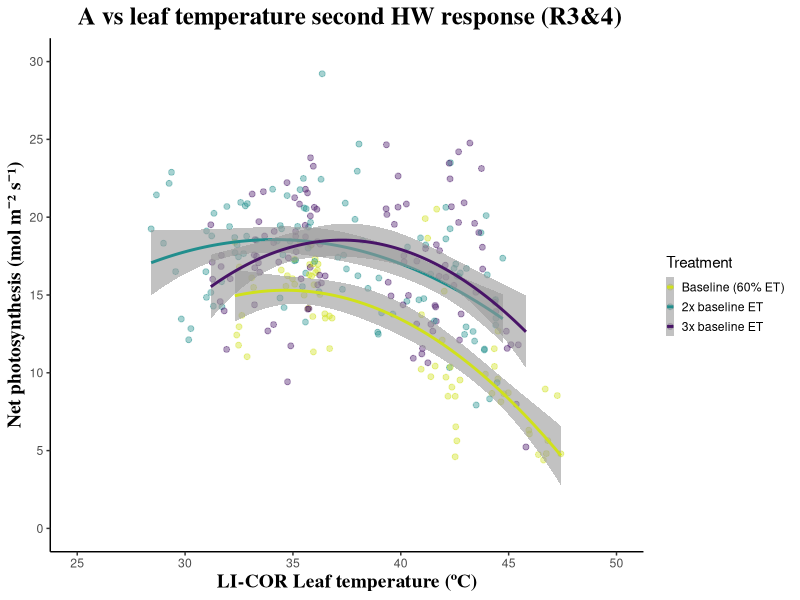

This chart was generated by the following R code:
library(grDevices)
library(tidyverse)
library(lubridate)
library(ggplot2)

diurnals_borden_hills_2019 <-read.csv("data_output/diurnals_2019_old_and_new_blocks_cleaned_no_NAs.csv", header = TRUE)

diurnals_borden_hills_2019 <-diurnals_borden_hills_2019%>%
  filter(!pixel_number == 34 )

diurnals_borden_hills_2019$round<-format(diurnals_borden_hills_2019$round)
diurnals_borden_hills_2019$round<-as.numeric(as.factor(diurnals_borden_hills_2019$round))

str(diurnals_borden_hills_2019$round)


str(diurnals_borden_hills_2019)

diurnals_2019_A_vs_leafT <- diurnals_borden_hills_2019 %>%
  mutate(time = hhmmss) %>%
  select(-hhmmss) %>%
  filter(!is.na(time)) %>%
  filter(!is.na(leaf_temp_C)) %>%
  filter(!leaf_temp_C == "-")


diurnals_2019_A_vs_leafT$time<- format(strptime(diurnals_2019_A_vs_leafT$time,"%H:%M:%S"), format = "%H:%M", tz = "America_Los_Angeles")

diurnals_2019_A_vs_leafT$datetime <- paste(diurnals_2019_A_vs_leafT$date, " ", diurnals_2019_A_vs_leafT$time, sep = "")

glimpse(diurnals_2019_A_vs_leafT) 

diurnals_2019_A_vs_leafT$datetime <- mdy_hm(diurnals_2019_A_vs_leafT$datetime, tz = "UTC")

str(diurnals_2019_A_vs_leafT)

tz(diurnals_2019_A_vs_leafT$datetime)

tz(diurnals_2019_A_vs_leafT$time)

diurnals_2019_A_vs_leafT$leaf_temp_C <- format(diurnals_2019_A_vs_leafT $leaf_temp_C)
diurnals_2019_A_vs_leafT$leaf_temp_C<-as.numeric(diurnals_2019_A_vs_leafT$leaf_temp_C)

str(diurnals_2019_A_vs_leafT$datetime)

str(diurnals_2019_A_vs_leafT$leaf_temp_C)



####Plotting  A vs LICOR leaf T FISRT HW round 3-4 ####

diurnals_2019_A_vs_leafT_licor_second_HW_r_3_4<- diurnals_borden_hills_2019 %>%
  filter(!is.na(Tleaf)) %>%
  select( day, Tleaf, A, pixel_number, round, treatment, Rep, BH_Leaf, BH_Block, BH_Vine) %>%
  filter(day < 233) %>%
  filter(day > 214) %>%
  filter(round > 2) %>%
  filter(round < 5)

diurnals_2019_A_vs_leafT_licor_second_HW_r_3_4%>%
  group_by(treatment)%>%
  tally()

str(diurnals_2019_A_vs_leafT_licor_second_HW_r_3_4$Tleaf)


diurnals_2019_A_vs_leafT_licor_second_HW_r_3_4$treatment<-format(diurnals_2019_A_vs_leafT_licor_second_HW_r_3_4$treatment)
as.character(diurnals_2019_A_vs_leafT_licor_second_HW_r_3_4$treatment)

diurnals_2019_A_vs_leafT_licor_second_HW_r_3_4$treatment<- reorder(diurnals_2019_A_vs_leafT_licor_second_HW_r_3_4$treatment, diurnals_2019_A_vs_leafT_licor_second_HW_r_3_4$Tleaf)

str(diurnals_2019_A_vs_leafT_licor_second_HW_r_3_4$treatment)

diurnals_2019_A_vs_leafT_licor_second_HW_r_3_4$Rep<-format(diurnals_2019_A_vs_leafT_licor_second_HW_r_3_4$Rep)
as.character(diurnals_2019_A_vs_leafT_licor_second_HW_r_3_4$Rep)

diurnals_2019_A_vs_leafT_licor_second_HW_r_3_4$treatment<-format(diurnals_2019_A_vs_leafT_licor_second_HW_r_3_4$treatment)
as.character(diurnals_2019_A_vs_leafT_licor_second_HW_r_3_4$treatment)

str(diurnals_2019_A_vs_leafT_licor_second_HW_r_3_4$treatment)


## Plot second HW RESPONSE
A_vs_leafT_licor_second_HW_r_3_4 <-ggplot(diurnals_2019_A_vs_leafT_licor_second_HW_r_3_4, aes(Tleaf, A, group = treatment, color = treatment)) +
  geom_point(alpha =0.4, size = 1.7 ) + 
  stat_smooth(aes(y = A, group = treatment, color = treatment),method = "lm", formula = y ~ x + I(x^2), size = 1, alpha =0.6) +
  theme_classic() +
  scale_colour_viridis_d(direction = -1, begin = 0.05, end = 0.93, name = "Treatment", labels = c("Baseline (60% ET)", "2x baseline ET", "3x baseline ET"))+
  ylab ("Net photosynthesis (mol m⁻² s⁻¹)") +
  ggtitle( " A vs leaf temperature second HW response (R3&4)") +
  theme(plot.title = element_text(hjust = 0.5, size = 18, face = "bold", family = "serif")) +
  xlab("LI-COR Leaf temperature (ºC)") +
  theme(axis.title.y = element_text(size=14, face = "bold", family = "serif")) +
  theme(axis.title.x = element_text(size=14,face = "bold", family = "serif")) +
  theme(legend.key.size = unit (0.5, "cm")) +
  theme(legend.key.width = unit(0.2,"cm"))+
  theme(legend.justification = "center")+
  theme(legend.position = "right") +
  theme(legend.title.align = 0)+
  scale_x_continuous(breaks=seq(25,50,5), limits = c (25,50)) +
  scale_y_continuous(breaks=seq(0,30,5), limits = c (0,30))

ggsave(A_vs_leafT_licor_second_HW_r_3_4, filename = "figures/A_vs_leafT_licor_second_HW_r_3_4_without_leaky_pixel.pdf", device = cairo_pdf, 
       width = 8, height = 6)
